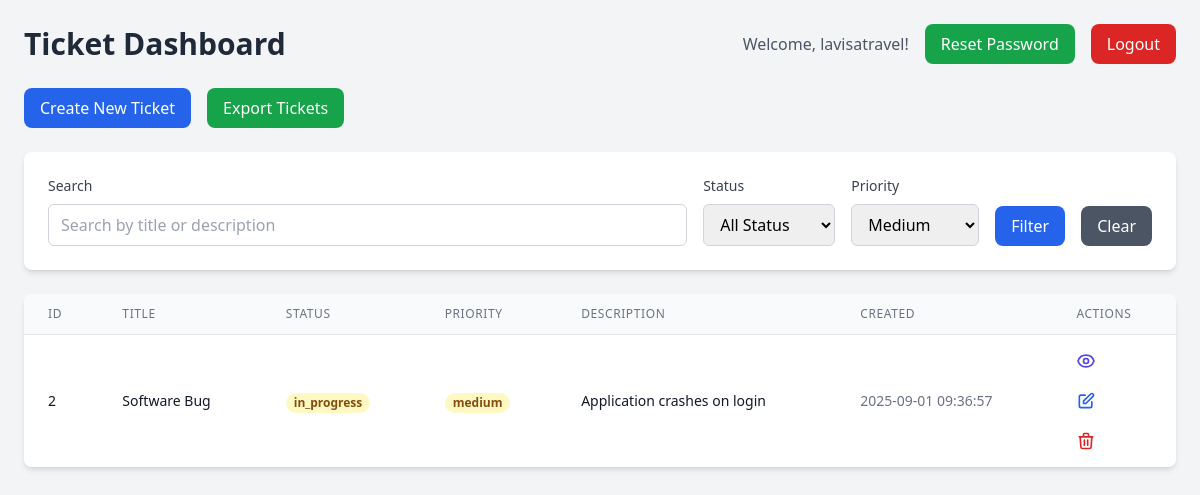
Page /index.php?priority=medium (signed in) on the committed database.
### tables this page shows
CREATE TABLE IF NOT EXISTS tickets (
    id INT AUTO_INCREMENT PRIMARY KEY,
    title VARCHAR(255) NOT NULL,
    description TEXT,
    status ENUM('open', 'in_progress', 'resolved', 'closed') DEFAULT 'open',
    priority ENUM('low', 'medium', 'high', 'urgent') DEFAULT 'medium',
    created_at TIMESTAMP DEFAULT CURRENT_TIMESTAMP,
    updated_at TIMESTAMP DEFAULT CURRENT_TIMESTAMP ON UPDATE CURRENT_TIMESTAMP
);

### index.php (the view, shortened to what this page needs)
<?php
$db = new Database();
$pdo = $db->getConnection();
$search = isset($_GET['search']) ? $_GET['search'] : '';
$priority_filter = isset($_GET['priority']) ? $_GET['priority'] : '';
$query = "SELECT * FROM tickets WHERE 1=1";
$params = [];
if (!empty($priority_filter)) {
    $query .= " AND priority = :priority";
    $params[':priority'] = $priority_filter;
}
$query .= " ORDER BY created_at DESC";
$stmt = $pdo->prepare($query);
$stmt->execute($params);
$tickets = $stmt->fetchAll(PDO::FETCH_ASSOC);
?>
<!DOCTYPE html>
<html lang="en">
<head>
    <script src="https://cdn.tailwindcss.com"></script>
</head>
<body class="bg-gray-100 min-h-screen">
    <div class="max-w-7xl mx-auto p-6">
        <div class="flex justify-between items-center mb-6">
            <h1 class="text-3xl font-bold text-gray-800">Ticket Dashboard</h1>
            <div class="flex items-center gap-4">
                <span class="text-gray-600">Welcome, <?php echo htmlspecialchars($_SESSION['username']); ?>!</span>
                <a href="reset_password.php" class="bg-green-600 hover:bg-green-700 text-white px-4 py-2 rounded-lg font-medium">Reset Password</a>
                <a href="logout.php" class="bg-red-600 hover:bg-red-700 text-white px-4 py-2 rounded-lg font-medium">Logout</a>
            </div>
        </div>
        <div class="mb-6 flex gap-4">
            <a href="create_ticket.php" class="bg-blue-600 hover:bg-blue-700 text-white px-4 py-2 rounded-lg font-medium">Create New Ticket</a>
            <a href="export.php" class="bg-green-600 hover:bg-green-700 text-white px-4 py-2 rounded-lg font-medium">Export Tickets</a>
        </div>
        <form method="GET" class="bg-white p-6 rounded-lg shadow-md mb-6 flex flex-wrap gap-4 items-end">
            <div class="flex-1 min-w-64">
                <label class="block text-sm font-medium text-gray-700 mb-2">Search</label>
                <input type="text" name="search" placeholder="Search by title or description" value="<?php echo htmlspecialchars($search); ?>" class="w-full px-3 py-2 border border-gray-300 rounded-md focus:outline-none focus:ring-2 focus:ring-blue-500">
            </div>
            <div class="min-w-32">
                <label class="block text-sm font-medium text-gray-700 mb-2">Status</label>
                <select name="status" class="w-full px-3 py-2 border border-gray-300 rounded-md focus:outline-none focus:ring-2 focus:ring-blue-500">
                    <option value="">All Status</option>
                </select>
            </div>
            <div class="min-w-32">
                <label class="block text-sm font-medium text-gray-700 mb-2">Priority</label>
                <select name="priority" class="w-full px-3 py-2 border border-gray-300 rounded-md focus:outline-none focus:ring-2 focus:ring-blue-500">
                    <option value="medium" <?php echo $priority_filter == 'medium' ? 'selected' : ''; ?>>Medium</option>
                </select>
            </div>
            <button type="submit" class="bg-blue-600 hover:bg-blue-700 text-white px-4 py-2 rounded-lg font-medium">Filter</button>
            <a href="index.php" class="bg-gray-600 hover:bg-gray-700 text-white px-4 py-2 rounded-lg font-medium">Clear</a>
        </form>
        <div class="bg-white rounded-lg shadow-md overflow-hidden">
            <div class="overflow-x-auto">
                <table class="w-full min-w-full divide-y divide-gray-200">
                    <thead class="bg-gray-50">
                        <tr>
                            <th class="px-6 py-3 text-left text-xs font-medium text-gray-500 uppercase tracking-wider">ID</th>
                            <th class="px-6 py-3 text-left text-xs font-medium text-gray-500 uppercase tracking-wider">Title</th>
                            <th class="px-6 py-3 text-left text-xs font-medium text-gray-500 uppercase tracking-wider">Status</th>
                            <th class="px-6 py-3 text-left text-xs font-medium text-gray-500 uppercase tracking-wider">Priority</th>
                            <th class="px-6 py-3 text-left text-xs font-medium text-gray-500 uppercase tracking-wider hidden md:table-cell">Description</th>
                            <th class="px-6 py-3 text-left text-xs font-medium text-gray-500 uppercase tracking-wider hidden lg:table-cell">Created</th>
                            <th class="px-6 py-3 text-left text-xs font-medium text-gray-500 uppercase tracking-wider">Actions</th>
                        </tr>
                    </thead>
                    <tbody class="bg-white divide-y divide-gray-200">
                        <?php if (count($tickets) > 0): ?>
                            <?php foreach ($tickets as $ticket): ?>
                                <tr>
                                    <td class="px-6 py-4 whitespace-nowrap text-sm font-medium text-gray-900"><?php echo htmlspecialchars($ticket['id']); ?></td>
                                    <td class="px-6 py-4 whitespace-nowrap text-sm text-gray-900"><?php echo htmlspecialchars($ticket['title']); ?></td>
                                    <td class="px-6 py-4 whitespace-nowrap">
                                        <span class="px-2 inline-flex text-xs leading-5 font-semibold rounded-full
                                            <?php
                                            switch($ticket['status']) {
                                                case 'in_progress': echo 'bg-yellow-100 text-yellow-800'; break;
                                            }
                                            ?>">
                                            <?php echo htmlspecialchars($ticket['status']); ?>
                                        </span>
                                    </td>
                                    <td class="px-6 py-4 whitespace-nowrap">
                                        <span class="px-2 inline-flex text-xs leading-5 font-semibold rounded-full
                                            <?php
                                            switch($ticket['priority']) {
                                                case 'medium': echo 'bg-yellow-100 text-yellow-800'; break;
                                            }
                                            ?>">
                                            <?php echo htmlspecialchars($ticket['priority']); ?>
                                        </span>
                                    </td>
                                    <td class="px-6 py-4 text-sm text-gray-900 hidden md:table-cell"><?php echo htmlspecialchars(substr($ticket['description'], 0, 50)) . (strlen($ticket['description']) > 50 ? '...' : ''); ?></td>
                                    <td class="px-6 py-4 whitespace-nowrap text-sm text-gray-500 hidden lg:table-cell"><?php echo htmlspecialchars($ticket['created_at']); ?></td>
                                    <td class="px-6 py-4 whitespace-nowrap text-sm font-medium">
                                        <a href="view_ticket.php?id=<?php echo $ticket['id']; ?>" class="text-indigo-600 hover:text-indigo-900 mr-3" title="View">
                                        </a>
                                        <a href="edit_ticket.php?id=<?php echo $ticket['id']; ?>" class="text-blue-600 hover:text-blue-900 mr-3" title="Edit">
                                            <svg class="w-5 h-5" fill="none" stroke="currentColor" viewBox="0 0 24 24">
                                                <path stroke-linecap="round" stroke-linejoin="round" stroke-width="2" d="M11 5H6a2 2 0 00-2 2v11a2 2 0 002 2h11a2 2 0 002-2v-5m-1.414-9.414a2 2 0 112.828 2.828L11.828 15H9v-2.828l8.586-8.586z"></path>
                                            </svg>
                                        </a>
                                        <a href="delete_ticket.php?id=<?php echo $ticket['id']; ?>" class="text-red-600 hover:text-red-900" onclick="return confirm('Are you sure you want to delete this ticket?')" title="Delete">
                                            <svg class="w-5 h-5" fill="none" stroke="currentColor" viewBox="0 0 24 24">
                                                <path stroke-linecap="round" stroke-linejoin="round" stroke-width="2" d="M19 7l-.867 12.142A2 2 0 0116.138 21H7.862a2 2 0 01-1.995-1.858L5 7m5 4v6m4-6v6m1-10V4a1 1 0 00-1-1h-4a1 1 0 00-1 1v3M4 7h16"></path>
                                            </svg>
                                        </a>
                                    </td>
                                </tr>
                            <?php endforeach; ?>
                        <?php else: ?>
                            <tr>
                                <td colspan="7" class="px-6 py-4 text-center text-gray-500">No tickets found.</td>
                            </tr>
                        <?php endif; ?>
                    </tbody>
                </table>
            </div>
        </div>
    </div>
</body>
</html>

### rows in the picture
tickets: id "2", title "Software Bug", status "in_progress", priority "medium", description "Application crashes on login", created_at "2025-09-01 09:36:57"

### other values in the picture
$_SESSION['username'] "lavisatravel"
